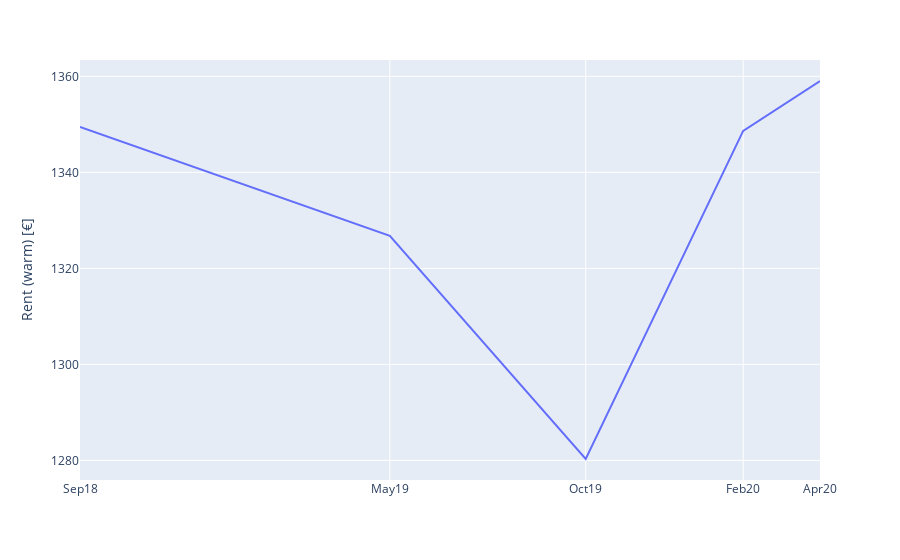

Write notebook code for a chart like this one.
### Code cell
## Example time series 

fig = px.line(data_frame = df[df['totalRent'] <= 5000].groupby(df[df['totalRent'] <= 5000]['date']).mean(),
              y="totalRent",
                   title='',
                   labels={'totalRent':'Rent (warm) [€]','date':''}
                  )

fig.update_xaxes(nticks=5,tickangle = 0)
fig.update_yaxes(nticks=5, tickangle = 0)

fig.update_layout(
    xaxis = dict(
        tickmode = 'array',
        tickvals = df[df['totalRent'] <= 5000].groupby(df[df['totalRent'] <= 5000]['date']).mean().index,
        ticktext = ['Sep18', 'May19', 'Oct19', 'Feb20', 'Apr20']
    ))

fig.show()

### Figure 1 — Plotly figure (JSON) as saved in the notebook; plotly's stock layout.template omitted (floating-point values rounded to 4 significant figures)
{"data": [{"hovertemplate": "=%{x}<br>Rent (warm) [€]=%{y}<extra></extra>", "legendgroup": "", "line": {"color": "#636efa", "dash": "solid"}, "mode": "lines", "name": "", "orientation": "v", "showlegend": false, "type": "scatter", "x": ["2018-09", "2019-05", "2019-10", "2020-02", "2020-04"], "xaxis": "x", "y": [1349.0, 1327.0, 1280.0, 1349.0, 1359.0], "yaxis": "y"}], "layout": {"legend": {"tracegroupgap": 0}, "margin": {"t": 60}, "xaxis": {"anchor": "y", "domain": [0, 1], "nticks": 5, "tickangle": 0, "tickmode": "array", "ticktext": ["Sep18", "May19", "Oct19", "Feb20", "Apr20"], "tickvals": ["2018-09", "2019-05", "2019-10", "2020-02", "2020-04"], "title": {"text": ""}}, "yaxis": {"anchor": "x", "domain": [0, 1], "nticks": 5, "tickangle": 0, "title": {"text": "Rent (warm) [€]"}}}}
